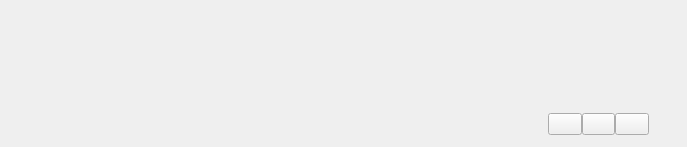
<?xml version="1.0" encoding="UTF-8"?>
<ui version="4.0">
 <class>QuickActContactRequestWidget</class>
 <widget class="QWidget" name="QuickActContactRequestWidget">
  <property name="geometry">
   <rect>
    <x>0</x>
    <y>0</y>
    <width>687</width>
    <height>147</height>
   </rect>
  </property>
  <property name="sizePolicy">
   <sizepolicy hsizetype="MinimumExpanding" vsizetype="MinimumExpanding">
    <horstretch>0</horstretch>
    <verstretch>0</verstretch>
   </sizepolicy>
  </property>
  <property name="minimumSize">
   <size>
    <width>0</width>
    <height>0</height>
   </size>
  </property>
  <property name="windowTitle">
   <string/>
  </property>
  <layout class="QHBoxLayout" name="horizontalLayout" stretch="3,1">
   <property name="leftMargin">
    <number>0</number>
   </property>
   <property name="topMargin">
    <number>0</number>
   </property>
   <property name="rightMargin">
    <number>0</number>
   </property>
   <property name="bottomMargin">
    <number>0</number>
   </property>
   <item>
    <spacer name="horizontalSpacer">
     <property name="orientation">
      <enum>Qt::Horizontal</enum>
     </property>
     <property name="sizeHint" stdset="0">
      <size>
       <width>428</width>
       <height>0</height>
      </size>
     </property>
    </spacer>
   </item>
   <item>
    <layout class="QVBoxLayout" name="verticalLayout" stretch="9,3,1">
     <property name="spacing">
      <number>0</number>
     </property>
     <property name="leftMargin">
      <number>0</number>
     </property>
     <property name="rightMargin">
      <number>5</number>
     </property>
     <item>
      <spacer name="verticalSpacer">
       <property name="orientation">
        <enum>Qt::Vertical</enum>
       </property>
       <property name="sizeType">
        <enum>QSizePolicy::Minimum</enum>
       </property>
       <property name="sizeHint" stdset="0">
        <size>
         <width>0</width>
         <height>0</height>
        </size>
       </property>
      </spacer>
     </item>
     <item>
      <layout class="QHBoxLayout" name="horizontalLayout_2">
       <property name="topMargin">
        <number>5</number>
       </property>
       <item>
        <spacer name="horizontalSpacer_2">
         <property name="orientation">
          <enum>Qt::Horizontal</enum>
         </property>
         <property name="sizeHint" stdset="0">
          <size>
           <width>40</width>
           <height>20</height>
          </size>
         </property>
        </spacer>
       </item>
       <item alignment="Qt::AlignHCenter|Qt::AlignVCenter">
        <widget class="QPushButton" name="quickValidCRBtn">
         <property name="sizePolicy">
          <sizepolicy hsizetype="Fixed" vsizetype="Fixed">
           <horstretch>0</horstretch>
           <verstretch>0</verstretch>
          </sizepolicy>
         </property>
         <property name="minimumSize">
          <size>
           <width>20</width>
           <height>20</height>
          </size>
         </property>
         <property name="toolTip">
          <string>Validate Contact Request Button</string>
         </property>
         <property name="styleSheet">
          <string notr="true"/>
         </property>
         <property name="text">
          <string/>
         </property>
        </widget>
       </item>
       <item>
        <widget class="QPushButton" name="quickMuteCRBtn">
         <property name="sizePolicy">
          <sizepolicy hsizetype="Fixed" vsizetype="Fixed">
           <horstretch>0</horstretch>
           <verstretch>0</verstretch>
          </sizepolicy>
         </property>
         <property name="minimumSize">
          <size>
           <width>20</width>
           <height>20</height>
          </size>
         </property>
         <property name="toolTip">
          <string>Mute contact request button</string>
         </property>
         <property name="text">
          <string/>
         </property>
        </widget>
       </item>
       <item>
        <widget class="QPushButton" name="quickBanCRBtn">
         <property name="sizePolicy">
          <sizepolicy hsizetype="Fixed" vsizetype="Fixed">
           <horstretch>0</horstretch>
           <verstretch>0</verstretch>
          </sizepolicy>
         </property>
         <property name="minimumSize">
          <size>
           <width>20</width>
           <height>20</height>
          </size>
         </property>
         <property name="toolTip">
          <string>Ban contact request button</string>
         </property>
         <property name="text">
          <string/>
         </property>
        </widget>
       </item>
       <item>
        <spacer name="horizontalSpacer_5">
         <property name="orientation">
          <enum>Qt::Horizontal</enum>
         </property>
         <property name="sizeHint" stdset="0">
          <size>
           <width>40</width>
           <height>20</height>
          </size>
         </property>
        </spacer>
       </item>
      </layout>
     </item>
     <item>
      <spacer name="verticalSpacer_2">
       <property name="orientation">
        <enum>Qt::Vertical</enum>
       </property>
       <property name="sizeHint" stdset="0">
        <size>
         <width>20</width>
         <height>0</height>
        </size>
       </property>
      </spacer>
     </item>
    </layout>
   </item>
  </layout>
 </widget>
 <resources/>
 <connections/>
</ui>
